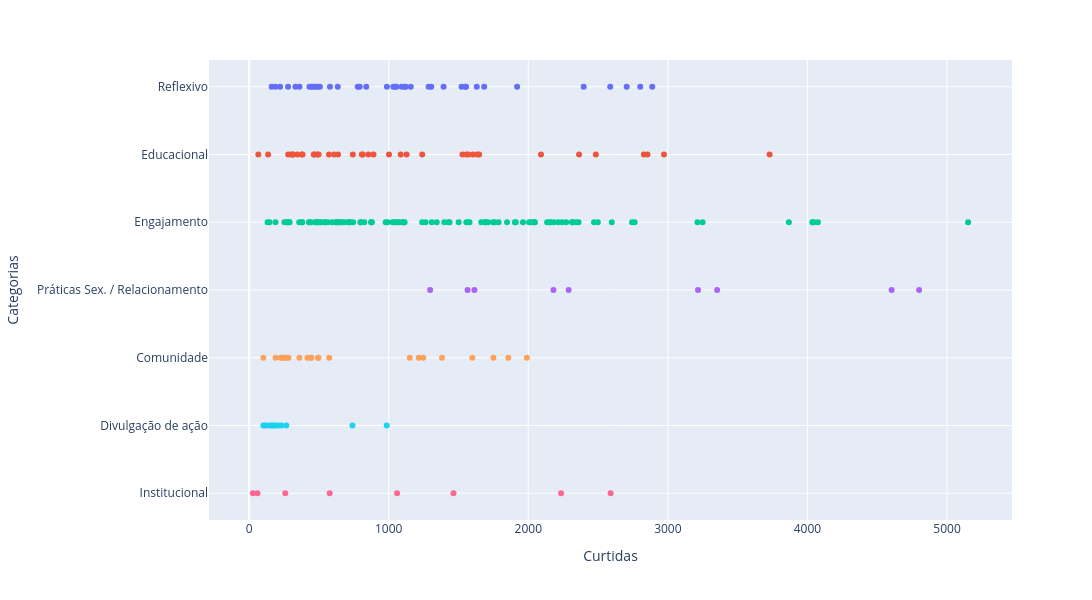

Notebook code cell kept with this figure:
### Code cell
fig = px.scatter( df, x='Curtidas', y='Categorias', color='Categorias')

fig.update_layout(
    width=1200,
    height=600,
    showlegend=False
)

### Figure 1 — Plotly figure (JSON) as saved in the notebook; plotly's stock layout.template omitted (floating-point values rounded to 4 significant figures)
{"data": [{"hovertemplate": "Categorias=%{y}<br>Curtidas=%{x}<extra></extra>", "legendgroup": "Reflexivo", "marker": {"color": "#636efa", "symbol": "circle"}, "mode": "markers", "name": "Reflexivo", "orientation": "h", "showlegend": true, "type": "scatter", "x": [1056, 1684, 1305, 1631, 579, 1920, 279, 2587, 1121, 1554, 446, 1286, 432, 2802, 189, 2888, 1158, 497, 477, 839, 635, 507, 778, 1093, 1522, 1547, 161, 222, 1044, 2705, 1033, 1393, 332, 792, 464, 361, 987, 2397, 1113], "xaxis": "x", "y": ["Reflexivo", "Reflexivo", "Reflexivo", "Reflexivo", "Reflexivo", "Reflexivo", "Reflexivo", "Reflexivo", "Reflexivo", "Reflexivo", "Reflexivo", "Reflexivo", "Reflexivo", "Reflexivo", "Reflexivo", "Reflexivo", "Reflexivo", "Reflexivo", "Reflexivo", "Reflexivo", "Reflexivo", "Reflexivo", "Reflexivo", "Reflexivo", "Reflexivo", "Reflexivo", "Reflexivo", "Reflexivo", "Reflexivo", "Reflexivo", "Reflexivo", "Reflexivo", "Reflexivo", "Reflexivo", "Reflexivo", "Reflexivo", "Reflexivo", "Reflexivo", "Reflexivo"], "yaxis": "y"}, {"hovertemplate": "Categorias=%{y}<br>Curtidas=%{x}<extra></extra>", "legendgroup": "Educacional", "marker": {"color": "#EF553B", "symbol": "circle"}, "mode": "markers", "name": "Educacional", "orientation": "h", "showlegend": true, "type": "scatter", "x": [815, 1604, 376, 3729, 1002, 469, 1086, 2854, 316, 609, 463, 855, 2091, 489, 1571, 383, 2828, 1636, 1648, 572, 2364, 346, 136, 280, 2972, 1240, 66, 1528, 302, 2484, 498, 1556, 1128, 743, 637, 891, 310, 807], "xaxis": "x", "y": ["Educacional", "Educacional", "Educacional", "Educacional", "Educacional", "Educacional", "Educacional", "Educacional", "Educacional", "Educacional", "Educacional", "Educacional", "Educacional", "Educacional", "Educacional", "Educacional", "Educacional", "Educacional", "Educacional", "Educacional", "Educacional", "Educacional", "Educacional", "Educacional", "Educacional", "Educacional", "Educacional", "Educacional", "Educacional", "Educacional", "Educacional", "Educacional", "Educacional", "Educacional", "Educacional", "Educacional", "Educacional", "Educacional"], "yaxis": "y"}, {"hovertemplate": "Categorias=%{y}<br>Curtidas=%{x}<extra></extra>", "legendgroup": "Engajamento", "marker": {"color": "#00cc96", "symbol": "circle"}, "mode": "markers", "name": "Engajamento", "orientation": "h", "showlegend": true, "type": "scatter", "x": [1848, 724, 1760, 685, 825, 2471, 2006, 512, 1688, 1030, 1556, 992, 2046, 1501, 1264, 2498, 639, 2272, 481, 1579, 270, 1962, 429, 1574, 874, 4045, 1059, 662, 711, 1904, 4075, 1910, 565, 1114, 1076, 2315, 2360, 431, 1399, 4035, 3867, 4038, 2344, 1100, 1747, 2160, 2041, 1787, 2213, 1697, 1344, 1436, 483, 2315, 2243, 2598, 1032, 504, 1108, 1663, 2020, 379, 745, 1308, 1711, 640, 359, 1055, 619, 539, 880, 275, 1101, 626, 800, 797, 2156, 253, 1427, 875, 3212, 2317, 2046, 2135, 1689, 643, 507, 3249, 595, 189, 472, 288, 978, 132, 668, 442, 146, 2182, 5151, 380, 717, 717, 548, 289, 541, 2762, 1240, 485, 2744], "xaxis": "x", "y": ["Engajamento", "Engajamento", "Engajamento", "Engajamento", "Engajamento", "Engajamento", "Engajamento", "Engajamento", "Engajamento", "Engajamento", "Engajamento", "Engajamento", "Engajamento", "Engajamento", "Engajamento", "Engajamento", "Engajamento", "Engajamento", "Engajamento", "Engajamento", "Engajamento", "Engajamento", "Engajamento", "Engajamento", "Engajamento", "Engajamento", "Engajamento", "Engajamento", "Engajamento", "Engajamento", "Engajamento", "Engajamento", "Engajamento", "Engajamento", "Engajamento", "Engajamento", "Engajamento", "Engajamento", "Engajamento", "Engajamento", "Engajamento", "Engajamento", "Engajamento", "Engajamento", "Engajamento", "Engajamento", "Engajamento", "Engajamento", "Engajamento", "Engajamento", "Engajamento", "Engajamento", "Engajamento", "Engajamento", "Engajamento", "Engajamento", "Engajamento", "Engajamento", "Engajamento", "Engajamento", "Engajamento", "Engajamento", "Engajamento", "Engajamento", "Engajamento", "Engajamento", "Engajamento", "Engajamento", "Engajamento", "Engajamento", "Engajamento", "Engajamento", "Engajamento", "Engajamento", "Engajamento", "Engajamento", "Engajamento", "Engajamento", "Engajamento", "Engajamento", "Engajamento", "Engajamento", "Engajamento", "Engajamento", "Engajamento", "Engajamento", "Engajamento", "Engajamento", "Engajamento", "Engajamento", "Engajamento", "Engajamento", "Engajamento", "Engajamento", "Engajamento", "Engajamento", "Engajamento", "Engajamento", "Engajamento", "Engajamento", "Engajamento", "Engajamento", "Engajamento", "Engajamento", "Engajamento", "Engajamento", "Engajamento", "Engajamento", "Engajamento"], "yaxis": "y"}, {"hovertemplate": "Categorias=%{y}<br>Curtidas=%{x}<extra></extra>", "legendgroup": "Práticas Sex. / Relacionamento", "marker": {"color": "#ab63fa", "symbol": "circle"}, "mode": "markers", "name": "Práticas Sex. / Relacionamento", "orientation": "h", "showlegend": true, "type": "scatter", "x": [3216, 2180, 4800, 2289, 3353, 4603, 1297, 1565, 1614], "xaxis": "x", "y": ["Práticas Sex. / Relacionamento", "Práticas Sex. / Relacionamento", "Práticas Sex. / Relacionamento", "Práticas Sex. / Relacionamento", "Práticas Sex. / Relacionamento", "Práticas Sex. / Relacionamento", "Práticas Sex. / Relacionamento", "Práticas Sex. / Relacionamento", "Práticas Sex. / Relacionamento"], "yaxis": "y"}, {"hovertemplate": "Categorias=%{y}<br>Curtidas=%{x}<extra></extra>", "legendgroup": "Comunidade", "marker": {"color": "#FFA15A", "symbol": "circle"}, "mode": "markers", "name": "Comunidade", "orientation": "h", "showlegend": true, "type": "scatter", "x": [418, 102, 271, 497, 1382, 253, 1990, 1857, 1247, 1215, 1599, 238, 190, 1750, 226, 494, 446, 442, 573, 282, 360, 1151], "xaxis": "x", "y": ["Comunidade", "Comunidade", "Comunidade", "Comunidade", "Comunidade", "Comunidade", "Comunidade", "Comunidade", "Comunidade", "Comunidade", "Comunidade", "Comunidade", "Comunidade", "Comunidade", "Comunidade", "Comunidade", "Comunidade", "Comunidade", "Comunidade", "Comunidade", "Comunidade", "Comunidade"], "yaxis": "y"}, {"hovertemplate": "Categorias=%{y}<br>Curtidas=%{x}<extra></extra>", "legendgroup": "Divulgação de ação", "marker": {"color": "#19d3f3", "symbol": "circle"}, "mode": "markers", "name": "Divulgação de ação", "orientation": "h", "showlegend": true, "type": "scatter", "x": [175, 102, 230, 740, 160, 266, 117, 986, 142, 210, 186], "xaxis": "x", "y": ["Divulgação de ação", "Divulgação de ação", "Divulgação de ação", "Divulgação de ação", "Divulgação de ação", "Divulgação de ação", "Divulgação de ação", "Divulgação de ação", "Divulgação de ação", "Divulgação de ação", "Divulgação de ação"], "yaxis": "y"}, {"hovertemplate": "Categorias=%{y}<br>Curtidas=%{x}<extra></extra>", "legendgroup": "Institucional", "marker": {"color": "#FF6692", "symbol": "circle"}, "mode": "markers", "name": "Institucional", "orientation": "h", "showlegend": true, "type": "scatter", "x": [60, 577, 27, 2590, 2235, 1060, 1464, 259], "xaxis": "x", "y": ["Institucional", "Institucional", "Institucional", "Institucional", "Institucional", "Institucional", "Institucional", "Institucional"], "yaxis": "y"}], "layout": {"height": 600, "legend": {"title": {"text": "Categorias"}, "tracegroupgap": 0}, "margin": {"t": 60}, "showlegend": false, "width": 1200, "xaxis": {"anchor": "y", "autorange": true, "domain": [0, 1], "range": [-284.5, 5462.0], "title": {"text": "Curtidas"}, "type": "linear"}, "yaxis": {"anchor": "x", "autorange": true, "categoryarray": ["Institucional", "Divulgação de ação", "Comunidade", "Práticas Sex. / Relacionamento", "Engajamento", "Educacional", "Reflexivo"], "categoryorder": "array", "domain": [0, 1], "range": [-0.3948, 6.395], "title": {"text": "Categorias"}, "type": "category"}}}
